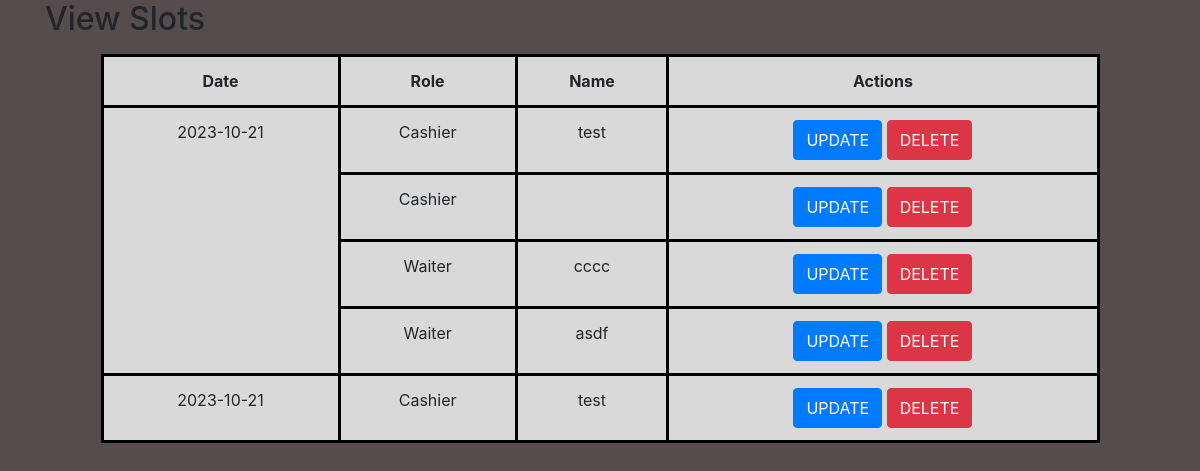
Page /bndProj/main/test.php on the earlier database version.
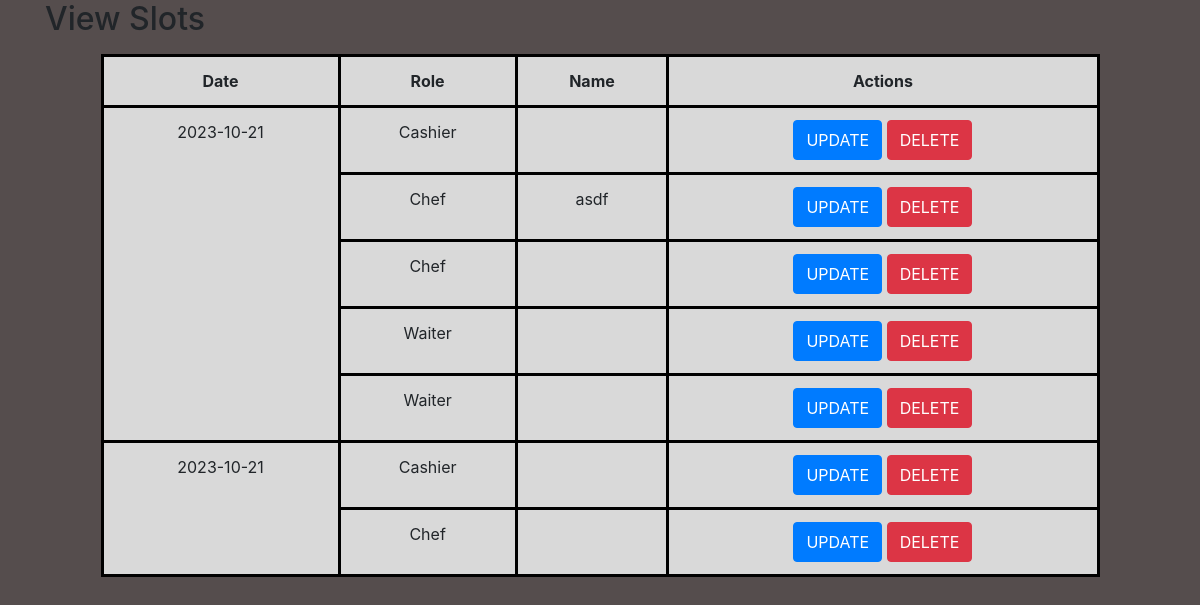
Same page on the later database version.
### tables this page shows
CREATE TABLE `workslot` (
  `workslotId` int(11) NOT NULL,
  `Date` date NOT NULL,
  `Role` varchar(255) NOT NULL,
  `username_workslot` varchar(255) DEFAULT NULL
);

### bndProj/entities/workSlotClass.php (called while the page is built, shortened)
<?php
class WorkSlotClass extends Dbh
{
    protected function view()
    {
        $array = [];
        $conn = $this->connectDB();
        $sql = "SELECT * FROM workslot ORDER BY date ASC, role ASC";
        $result = $conn->query($sql);
        if ($result->num_rows > 0)
        {
            while ($row = $result->fetch_assoc())
            {
                $current = array(
                    'workslotId' => $row['workslotId'],
                    'date' => $row['Date'],
                    'role' => $row['Role'],
                    'username_workslot' => $row['username_workslot']
                );
                array_push($array, $current);
            }
        }
        return $array;
    }
}
?>

### bndProj/controller/owner/viewWorkslotController.php (called while the page is built)
<?php
class ViewWorkSlotController extends WorkSlotClass
{
    public static function viewWorkslot()
    {
        $workslot = new WorkslotClass();
        $array = $workslot->view();
        return $array;
    }
}
?>

### bndProj/main/test.php (the view, shortened to what this page needs)
<?php
require "../entities/workSlotClass.php";
require "../controller/viewWorkSlotController.php";
?>
<!DOCTYPE html>
<html lang="en">
<head>
<link href="//maxcdn.bootstrapcdn.com/bootstrap/4.0.0/css/bootstrap.min.css" rel="stylesheet" id="bootstrap-css">
</head>
<body>
    <div class="container">
        <h2>View Slots</h2>
        <table class="table">
          <thead>
            <tr>
                <th>Date</th>
                <th>Role</th>
                <th>Name</th>
                <th class="text-center" colspan="2">Actions</th>
            </tr>
          </thead>
            <?php
                $userProfile = new ViewWorkSlotController();
                $array = $userProfile->viewWorkSlot();
                $sorted = array();
                for ($i = 0; $i < sizeof($array); $i++)
                {
                    $workslotId = $array[$i]['workslotId'];
                    $date = $array[$i]['date'];
                    $role = $array[$i]['role'];
                    $username_workslot = $array[$i]['username_workslot'];
                    if(!isset($sorted[$date]))
                    {
                        $sorted[$date] = array();
                    }
                    $details = array(
                        'workslotId' => $workslotId,
                        'username_workslot' => $username_workslot,
                        'role' => $role
                    );
                    array_push($sorted[$date], $details);
                }
                foreach ($sorted as $row)
                {
                    $max = count($row);
                    $date = key($sorted);
                    for($i = 0; $i < $max; $i++)
                    {
                        $name = $row[$i]['username_workslot'];
                        $role = $row[$i]['role'];
                        $workslotId = $row[$i]['workslotId'];
            ?>
            <tr>
            <?php
                if ($i === 0) {
                    echo '<td rowspan="' . $max . '">' . $date . '</td>';
                }
            ?>
            <td><?=$role?></td>
            <td><?=$name?></td>
            <td>
                <form method="POST">
                <button class="btn btn-primary" style="height:40px" value="<?=$workslotId?>" name="updatWorkslot">UPDATE</button>
                <button class="btn btn-danger" style="height:40px" value="<?=$workslotId?>" name="updatWorkslot">DELETE</button>
                </form>
            </td>
            </tr>
            <?php
                    }
                }
            ?>
        </table>
      </div>
</body>
</html>

### bndProj/main/test.php (style rules this page uses)
.table { margin-top: 1em !important; margin-left: auto; margin-right: auto; border-style: solid; border-color: black; background-color: #D9D9D9; width: 90%; text-align: center; }
th, td , tr { border-style: solid; border-color: black; }
body { background-color: #554D4D; }

Differences in the rows shown:
removed workslot: Role "Cashier", $workslotId 2 (drawn)
added workslot: Role "Chef", username_workslot "asdf", $workslotId 6 (drawn)
added workslot: Role "Chef", $workslotId 7 (drawn)
added workslot: Role "Chef", $workslotId 8 (drawn)
Other differences:
list line gone: "test"
list line gone: "cccc"
list line gone: "asdf"
